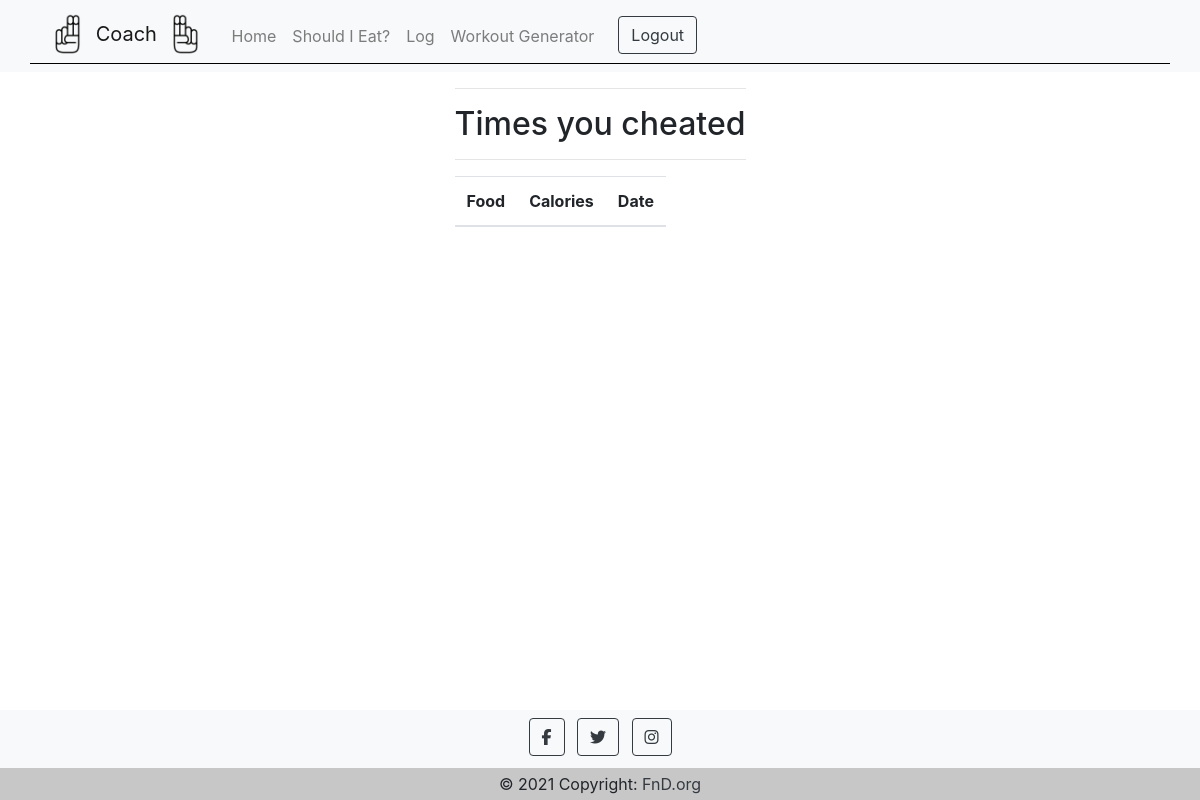
Before: /log (signed in) with the older database file.
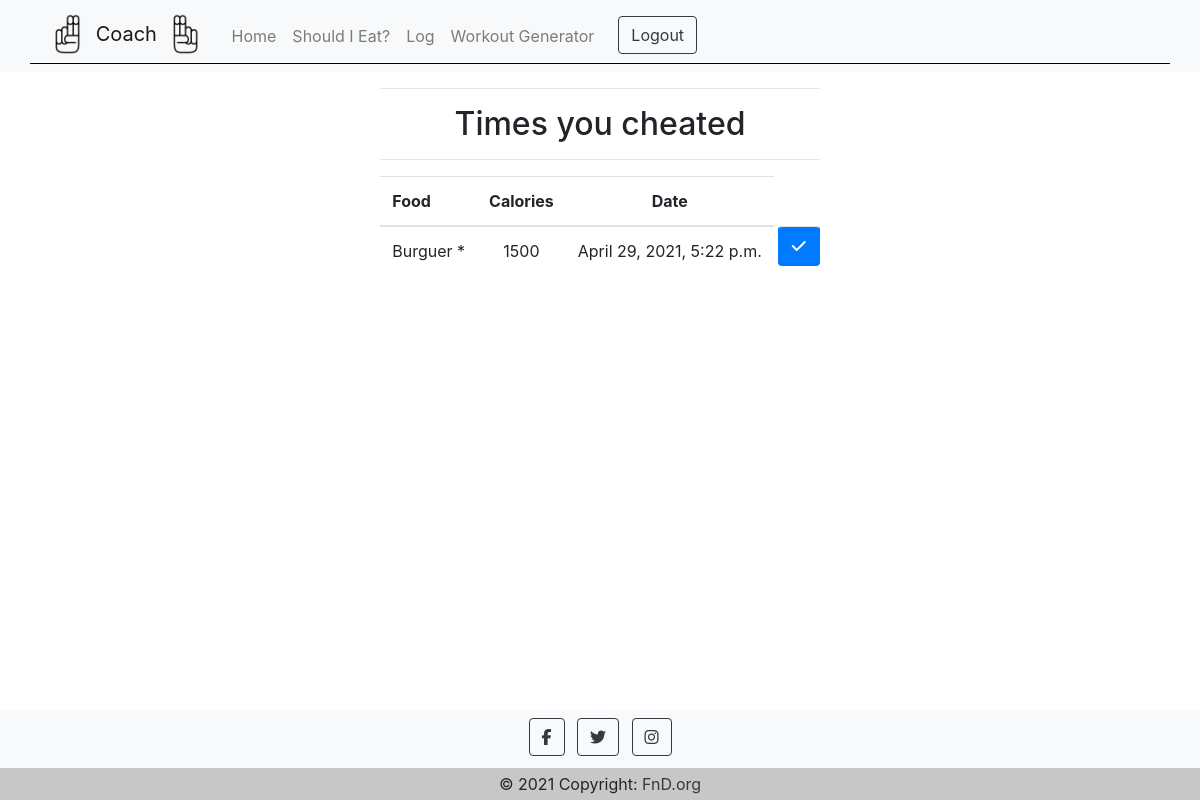
After: the same page with the newer database file.
### capstone/models.py (models this page shows)
class ShouldIEat(models.Model):
    user = models.ForeignKey("User", on_delete=models.CASCADE)
    food = models.CharField(max_length=255)
    calories = models.IntegerField()
    weight = models.IntegerField()
    timestamp = models.DateTimeField(auto_now_add=True)

### capstone/views.py (the view)
# urls.py: path("log", views.log, name="log"),
def log(request):
    if request.method == "POST":
        user = request.user
        cheats = ShouldIEat.objects.filter(user=user)
        cheat = request.POST["row_delete"]
        ShouldIEat.objects.get(id=cheat).delete()
        return render(request,"capstone/log.html", {
            "cheats":cheats
            })
    else:
        user = request.user
        cheats = ShouldIEat.objects.filter(user=user)
        return render(request,"capstone/log.html", {
            "cheats":cheats
        })

### capstone/templates/capstone/log.html (shortened to what this page needs)
{% extends 'capstone/layout.html' %}
{% load static %}
{% block body %}
<section style="height: 80%;">
    <div class="container-fluid">
        <div class="row justify-content-center">
            <div class="col-auto">
            <hr>
            <h2 style="text-align: center;">Times you cheated</h2>
            <hr>
                <table class="table table-responsive">
                    <thead>
                    <tr>
                        <th>Food</th>
                        <th style="text-align:center;">Calories</th>
                        <th style="text-align:center;">Date</th>
                    </tr>
                    </thead>
                    <tbody>
                    {% for cheat in cheats %}
                    <tr>
                        <td onmouseover="popResults({{ cheat.id }})" onmouseout="popResults({{ cheat.id }})">{{ cheat.food }} *</td>
                        <td style="text-align:center;" id="caloriesLog-{{ cheat.id }}">{{ cheat.calories }}</td>
                        <td>{{ cheat.timestamp }}</td>
                        <td class="btn btn-primary" style="padding:0; margin:0 0 0 4px;">
                            <form action="{% url 'log' %}" method="post" style="padding:0; margin:0;">
                                <button type="submit" class="btn btn-primary" name=button><i class="fas fa-check"></i></button>
                            </form>
                        </td>
                    </tr>
                    {% endfor %}
                    </tbody>
                </table>
            </div>
        </div>
    </div>
</section>
{% endblock %}

Changed rows visible on the page:
added ShouldIEat: food "Burguer", calories "1500", timestamp "April 29, 2021, 5:22 p.m."
